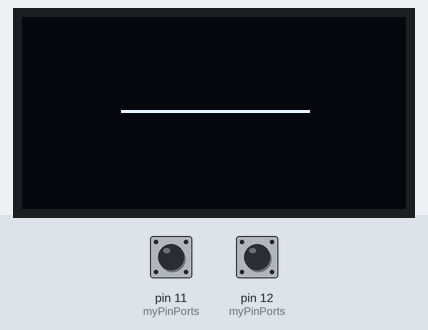
A sketch run on a simulated Arduino Uno, built with avr-gcc and run on an emulated ATmega328P. Parts: 128×64 one-colour display. The inputs (shaded band) are chosen by the test bench; at power-on: pin 11 (myPinPorts) HIGH, pin 12 (myPinPorts) HIGH. What the sketch prints to the serial monitor is not drawn.

Above: at 1.2 s.
1.3 s: pin 11 (myPinPorts) pulled LOW for 0.15 s
At 1.41 s:
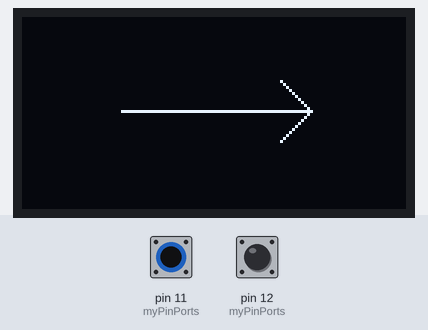
3.0 s: pin 12 (myPinPorts) pulled LOW for 0.15 s
At 3.12 s:
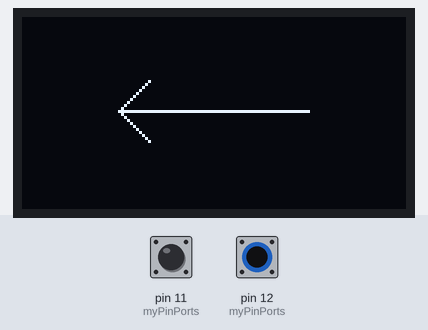
Timing chart, 0 to 6.0 s (numbered marks = the images above; inputs shaded):
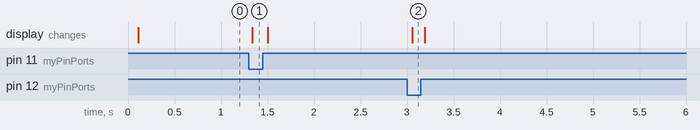

Measured:
- after the input at 1.3 s, the display: changes at once (image 1)
- after the input at 3.0 s, the display: changes after 0.05 s (image 2)

The sketch:

reedTest.ino
```cpp
#include <SPI.h>
#include <Wire.h>
#include <Adafruit_GFX.h>
#include <Adafruit_SSD1306.h>

#define OLED_RESET     4 // Reset pin # (or -1 if sharing Arduino reset pin)
Adafruit_SSD1306 display(128, 64, &Wire, 4);

#define cSensors 2 //anzahl der sensoren und anzahl der in myPinPorts hinterlegten pins müssen übereinstimmen
int myPinPorts[]={11, 12}; //müssen immer in 2er Paaren vorkommen (wert 0 und 1 oder wert 2 und 3 bilden je ein paar
bool myPinStatus[cSensors];
bool myLastPinStatus[cSensors]={false,false}; // ={false,false}ist unnötig, kann weg
int offset;


void setup() {

   Serial.begin(9600);

  // SSD1306_SWITCHCAPVCC = generate display voltage from 3.3V internally
  if(!display.begin(SSD1306_SWITCHCAPVCC, 0x3C)) {
    Serial.println(F("SSD1306 allocation failed"));
    for(;;); // Don't proceed, loop forever
  }
  display.clearDisplay();

  display.display();

  //-----Init-Sensoren----
  /*
  for (int i=0; i<cSensors; i++){
    pinMode(myPinPorts[i], INPUT_PULLUP);
  }
  */
  pinMode(11, INPUT_PULLUP);
  pinMode(12, INPUT_PULLUP);

  display.drawLine(32, 31, 96, 31, SSD1306_WHITE);
  display.display();


}

void loop() {

  left(!digitalRead(12));
  right(!digitalRead(11));
  display.display();


  /*
  for (int i=0; i<cSensors;i++){
    myPinStatus[i]=!digitalRead(myPinPorts[i]); //liest ports aus und speichert sie in einem Array (gegen Fehleranfälligkeit)
     Serial.print(myPinStatus[i]);
     Serial.print("<--");
     Serial.println(+myLastPinStatus[i]);
  }
  */
  if(digitalRead(11)==true){
    Serial.print("y");
  }
  myPinStatus[0]=!digitalRead(11);
  Serial.print(digitalRead(11));
  Serial.print(myPinStatus[0]);
  myPinStatus[1]=!digitalRead(12);
  Serial.print(digitalRead(12));
  Serial.println(myPinStatus[1]);

  /*
  for(int i=0; i<cSensors;i++){
    Serial.println("d");
    if(myPinStatus[i]==!myLastPinStatus[i]){ //soll nur inputs bearbeiten bei denen Sich etwas verändert hat.
      Serial.println("x");
      //-------Zustandsänderung auswerten------------
      if(i%2==1){ //da sensoren gepaart vorkommen müssen sie in 2er paaren ausgelesen werden.
        offset=-1; //zum ermitteln des Vorherigen
        i++; //der Folgende wert wird in dieser Schleife mitbearbeitet und kann übersprungen werden.
      }else{
        offset=1; //zum ermitteln des Folgenden Wertes
      }

      if(myPinStatus[i]=true){
        if (myPinStatus[i+offset]=false){
          if(i%2==0){
            Serial.print("Entering right");
          }else{
            Serial.print("Entering left");
          }
        }
      }else{
        if (myPinStatus[i+offset]=false){
          if(i%2==0){
            Serial.print("Leaving right");
          }else{
            Serial.print("Leaving left");
          }
        }
      }

    }
  }
  */
  /*
  left(myPinStatus[1]);
  right(myPinStatus[0]);
  */
  /*
    for  (int j=0; j<cSensors; j++){
    Serial.print("Boop");
    Serial.println(myPinStatus[j]);
    myLastPinStatus[j]=myPinStatus[j];
  }//der wert von myPinStatus[j] scheint hier immer 0 zu sein
 */


    myLastPinStatus[0]=myPinStatus[0];
    myLastPinStatus[1]=myPinStatus[1];

}


void left(boolean an){

  if (an==true){
    display.drawLine(32,31,32+10,31+10,SSD1306_WHITE);
    display.drawLine(32,31,32+10,31-10,SSD1306_WHITE);
  }else{
    display.drawLine(32,31,32+10,31+10,SSD1306_BLACK);
    display.drawLine(32,31,32+10,31-10,SSD1306_BLACK);
  }
}

void right(boolean an){
  if (an==true){
    display.drawLine(96,31,96-10,31+10,SSD1306_WHITE);
    display.drawLine(96,31,96-10,31-10,SSD1306_WHITE);
  }else{
    display.drawLine(96,31,96-10,31+10,SSD1306_BLACK);
    display.drawLine(96,31,96-10,31-10,SSD1306_BLACK);
  }
}


void testdrawrect(void) {
  display.clearDisplay();

  for(int16_t i=0; i<display.height()/2; i+=2) {
    display.drawRect(i, i, display.width()-2*i, display.height()-2*i, SSD1306_WHITE);
    display.display(); // Update screen with each newly-drawn rectangle
    delay(1);
  }
}
```
